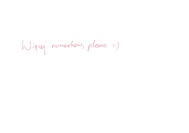
#> input picture 3_sem/numerki/konkurs_1/napis.jpg, 189 x 133 px, shrunk from 1754 x 1240 before the run
$ python editor.py
#> lines starting #> are read from the running program, lines starting #| are printed output that depends on the picture
#> the answer given: 1
"""
Edytor Krzywych NIFS3
---------------------
Opis funkcji:
- Tworzenie i edycja krzywych sklejanych NIFS3.
- Obsługa wczytywania i zapisywania punktów do pliku JSON.
- Możliwość zmiany gęstości punktów (klawisze +/-).
- Podgląd tła (klawisz b).
- Ukrywanie punktów kontrolnych (klawisz h).
- Podglad każdej z krzywych osobno poprzez zmiane ich koloru (klawisz c)
- (obecnie program uzywa recznie dodanych gestosci ktore w mojej opini
   daja najlepszy efekt wizualny)
Autor: Kamil Pawlikowski
"""

import matplotlib.pyplot as plt
import matplotlib.image as mpimg
import json
import os
import numpy as np
import math
import copy
import zipfile
import shutil
from spline import SplineSystem

DATA_FILE = "points.json"
DENSITIES_FILE = "densities.json"
IMAGE_FILE = "napis.jpg"

# Globalne ustawienia grubości linii
LINE_WIDTH_SPLINE = 1.6
LINE_WIDTH_BACKGROUND = 2

# Tablica gęstości punktów dla poszczególnych krzywych (ilość punktów na segment)
# fmt: off
DENSITIES = [
    3, 3, 3, 3, 3, 3, 3, 3, 3, 3,
    3, 3, 3, 3, 3, 3, 3, 3, 3, 3,
    3, 3
]
DEFAULT_DENSITY = 3
# fmt: on


class CurveEditor:
    def __init__(
        self, ax, points, curve_index, mode="edit", density=DEFAULT_DENSITY, epsilon=8
    ):
        self.ax = ax
        self.points = points  # List of [x, y]
        self.curve_index = curve_index
        self.mode = mode
        self.density = density
        self.epsilon = epsilon
        self.show_points = True  # Flaga widoczności punktów

        self.dragging_point_index = None

        # Elementy graficzne
        (self.line_spline,) = ax.plot(
            [], [], "b-", linewidth=LINE_WIDTH_SPLINE, label="NIFS3"
        )
        (self.points_plot,) = ax.plot(
            [], [], "ro", markersize=6, markerfacecolor="y", label="Węzły"
        )

        self.update_plot()
        self.update_title()

        self.cid_press = ax.figure.canvas.mpl_connect(
            "button_press_event", self.on_press
        )
        self.cid_release = ax.figure.canvas.mpl_connect(
            "button_release_event", self.on_release
        )
        self.cid_motion = ax.figure.canvas.mpl_connect(
            "motion_notify_event", self.on_motion
        )
        self.cid_key = ax.figure.canvas.mpl_connect("key_press_event", self.on_key)
        # obsługa zamykania okna, aby wyczyścić eventy
        self.cid_close = ax.figure.canvas.mpl_connect("close_event", self.on_close)

    # [62 lines left out: functions on_close, on_key, update_global_density, not called in this run]

    def update_title(self):
        prefix = (
            f"Tworzenie krzywej nr {self.curve_index + 1}"
            if self.mode == "create"
            else f"Edycja krzywej nr {self.curve_index + 1}"
        )
        self.ax.set_title(
            f"{prefix} (Gęstość: {self.density})\n"
            "LPM: dodaj/przesuń | PPM: usuń | 'h': ukryj | 'b': tło | +/-: zmień gęstość"
        )

    # [29 lines left out: function calculate_spline, not called in this run]

    def update_plot(self):
        if not self.points:
            self.points_plot.set_data([], [])
            self.line_spline.set_data([], [])
        else:
            xs = [p[0] for p in self.points]
            ys = [p[1] for p in self.points]

            # punkty
            if self.show_points:
                self.points_plot.set_data(xs, ys)
            else:
                self.points_plot.set_data([], [])

            # Rysuj splajn
            sx, sy = self.calculate_spline()
            self.line_spline.set_data(sx, sy)

        self.ax.figure.canvas.draw()

    # [125 lines left out: functions get_closest_point_index, get_closest_segment_index, on_press, on_motion, not called in this run]

    def on_release(self, event):
        self.dragging_point_index = None


def load_densities():
    if os.path.exists(DENSITIES_FILE):
        try:
            with open(DENSITIES_FILE, "r") as f:
                return json.load(f)
        except:
            pass
    return DENSITIES


def save_densities():
    with open(DENSITIES_FILE, "w") as f:
        json.dump(DENSITIES, f)
    print(f"Zapisano gęstości do {DENSITIES_FILE}")


def load_data():
    if os.path.exists(DATA_FILE):
        with open(DATA_FILE, "r") as f:
            return json.load(f)
    return []


def save_preview_image(data):
    if not os.path.exists(IMAGE_FILE):
        return

    try:
        img = mpimg.imread(IMAGE_FILE)
        fig, ax = plt.subplots(figsize=(12, 8))
        # Ustawiamy alpha=0, aby ukryć tło, ale zachować układ współrzędnych
        ax.imshow(img, alpha=0)
        ax.axis("off")

        # Automatyczne przybliżenie
        all_xs = []
        all_ys = []
        for curve in data:
            for p in curve:
                all_xs.append(p[0])
                all_ys.append(p[1])

        if all_xs and all_ys:
            min_x, max_x = min(all_xs), max(all_xs)
            min_y, max_y = min(all_ys), max(all_ys)

            width = max_x - min_x
            height = max_y - min_y
            pad_x = max(width * 0.05, 20)
            pad_y = max(height * 0.05, 20)

            ax.set_xlim(min_x - pad_x, max_x + pad_x)
            ax.set_ylim(max_y + pad_y, min_y - pad_y)

        for i, curve in enumerate(data):
            if len(curve) < 2:
                continue

            try:
                pts = np.array(curve)
                t = np.linspace(0, 1, len(curve))
                solver = SplineSystem(t)
                Mx = solver.solve_moments(pts[:, 0])
                My = solver.solve_moments(pts[:, 1])

                density = DENSITIES[i] if i < len(DENSITIES) else DEFAULT_DENSITY
                n_u = max(2, (len(curve) - 1) * density)
                u = np.linspace(0, 1, n_u)

                cx = solver.get_interpolated_values(pts[:, 0], Mx, u)
                cy = solver.get_interpolated_values(pts[:, 1], My, u)
                ax.plot(cx, cy, "-", color="red", linewidth=LINE_WIDTH_SPLINE)
            except:
                pass

        plt.savefig("preview.png", bbox_inches="tight", pad_inches=0, dpi=1000)
        plt.close(fig)
        print("Zapisano podgląd do preview.png")
    except Exception as e:
        print(f"Błąd zapisu podglądu: {e}")


def save_data(data):
    rounded_data = [[[round(p[0], 2), round(p[1], 2)] for p in curve] for curve in data]

    with open(DATA_FILE, "w") as f:
        json.dump(rounded_data, f)
    print(
        f"Zapisano {len(data)} krzywych do {DATA_FILE} (zaokrąglono do 2 miejsc po przecinku)"
    )
    save_densities()
    save_preview_image(data)


# [73 lines left out: function generate_submission_files, not called in this run]


def add_curve(data):
    if not os.path.exists(IMAGE_FILE):
        print(f"Błąd: Nie znaleziono pliku {IMAGE_FILE}")
        return

    img = mpimg.imread(IMAGE_FILE)
#> img is the input picture: shape (133, 189, 3); mean R, G, B 254.8, 254.5, 254.6
    fig, ax = plt.subplots(figsize=(12, 8))
    ax.imshow(img)

    for curve in data:
        xs = [p[0] for p in curve]
        ys = [p[1] for p in curve]
        ax.plot(xs, ys, "r-", linewidth=LINE_WIDTH_BACKGROUND, alpha=0.3)
    new_points = []
    next_idx = len(data)
    while len(DENSITIES) <= next_idx:
        DENSITIES.append(DEFAULT_DENSITY)
    density = DENSITIES[next_idx]

    editor = CurveEditor(ax, new_points, next_idx, mode="create", density=density)

    print("--- TRYB DODAWANIA ---")
    print("LPM na pustym: dodaj punkt.")
    print("LPM na punkcie: przesuń.")
    print("LPM na linii: wstaw punkt.")
    print("PPM na punkcie: usuń.")
    print("Zamknij okno, aby zakończyć i zapisać.")

    plt.show()
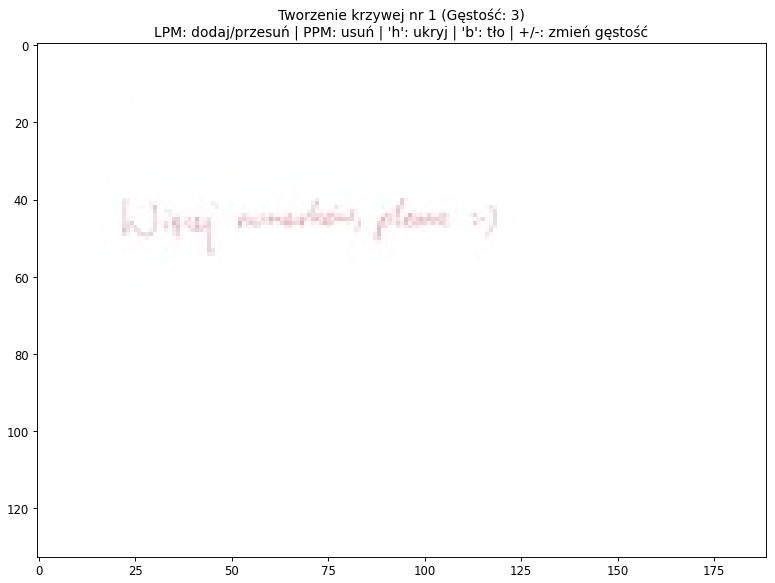
#> figure drawn by matplotlib, 1 panel
    try:
        plt.close("all")
    except:
        pass

    if new_points:
        data.append(new_points)
        print(f"Dodano krzywą złożoną z {len(new_points)} punktów.")
    else:
        print("Nie utworzono krzywej (brak punktów).")


# [58 lines left out: function edit_existing_curve, not called in this run]


class CurvesViewer:
    # [147 lines left out: functions __init__, plot_curves, on_key, not called in this run]


def show_curves(data):
    CurvesViewer(data)


def main():
    global DENSITIES
    data = load_data()
    loaded_densities = load_densities()
    if loaded_densities:
        DENSITIES = loaded_densities

    while True:
        print("\n--- EDYTOR PUNKTÓW (ZAAWANSOWANY) ---")
        print(f"Aktualnie masz {len(data)} krzywych.")
        print("1. Dodaj nową krzywą (szybkie dodawanie)")
        print("2. Edytuj istniejącą krzywą (przesuwanie/usuwanie/wstawianie)")
        print("3. Usuń ostatnią krzywą")
        print("4. Pokaż wszystkie krzywe")
        print("5. Zapisz i wyjdź")

        choice = input("Wybierz opcję: ")

        if choice == "1":
            add_curve(data)
            save_data(data)
        elif choice == "2":
            edit_existing_curve(data)
            save_data(data)
        elif choice == "3":
            if data:
                confirm = input("Czy na pewno chcesz usunąć ostatnią krzywą? (t/n): ")
                if confirm.lower() == "t":
                    data.pop()
                    print("Usunięto ostatnią krzywą.")
                    save_data(data)
                else:
                    print("Anulowano usuwanie.")
            else:
                print("Brak krzywych do usunięcia.")
        elif choice == "4":
            show_curves(data)
        elif choice == "5":
            index_num = "354708"
            save_data(data)
            if index_num:
                generate_submission_files(data, index_num)
            break
        else:
            print("Nieznana opcja.")


if __name__ == "__main__":
#> (the run stopped early here; a loop or call above may not have finished)
